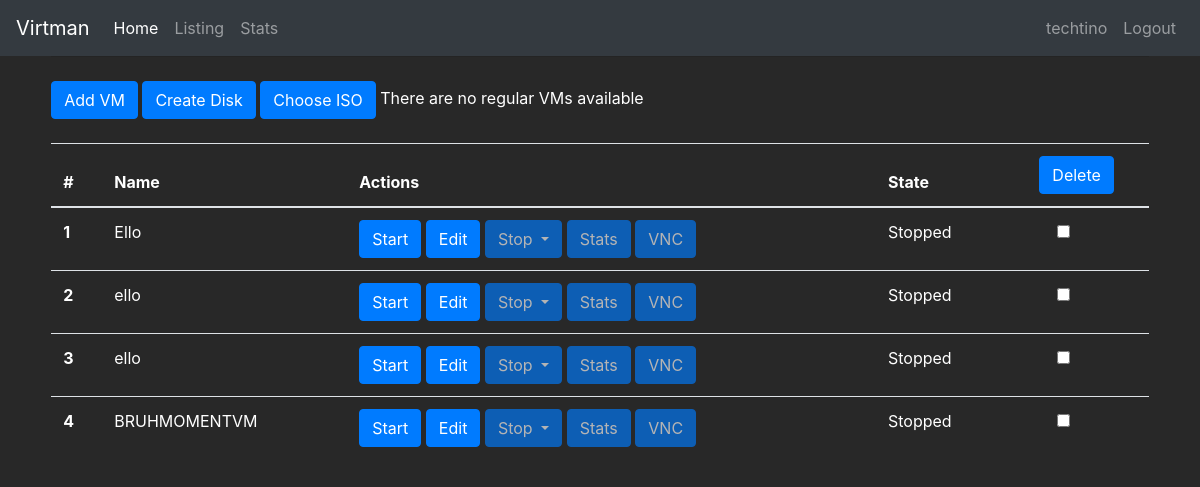
The app's page /manager/listing (signed in) with its own data.
### manager/models.py (models this page shows)
class customVM(models.Model):
    name = models.CharField(max_length=30)
    state = models.CharField(max_length=3)
    HYPERVISOR_CHOICES = (
        ('QEMU', 'QEMU'),
        ('Virtualbox', 'Virtualbox'),
        ('VMWare', 'VMWare'),)
    hypervisor = models.CharField(max_length=30,choices=HYPERVISOR_CHOICES)
    content = models.TextField()

### manager/views.py (the view)
# urls.py: path('listing', views.listing, name='listing'),
@login_required
def listing(request):
    VM_list = VM.objects.order_by('id')[:40]
    template = loader.get_template('listing.html')
    ip = socket.gethostname()
    custom_VM_list = customVM.objects.order_by('id')[:40]
    context = {
        'VM_list': VM_list,
        'ip': ip,
        'customVM_list' : custom_VM_list,
    }
    if request.method == "POST":
        IDs = request.POST.getlist('VMs')
        for id in IDs:
            VirtualMachine = VM.objects.get(id=id)
            LibvirtManagement.delVM(VirtualMachine)
            VirtualMachine.delete()
    return HttpResponse(template.render(context, request))

### manager/templates/listing.html (shortened to what this page needs)
{% extends "base.html" %}
{% block content %}
<div class="dropdown show">
<a class="btn btn-primary" href="/manager/add">Add VM</a>
<a class="btn btn-primary" href="/manager/createDisk">Create Disk</a>
<a class="btn btn-primary" href="/manager/uploadISO">Choose ISO</a>
{% if VM_list %}
<table class="table">
  <thead>
    <tr>
      <th scope="col">#</th>
      <th scope="col">Name</th>
      <th scope="col">CPU</th>
      <th scope="col">RAM</th>
      <th scope"col">Disk</th>
      <th scope="col">Hypervisor</th>
      <th scope="col">Actions</th>
      <th scope="col">State</th>
      <th scope="col" style="text-align: center"><button type="submit" class="btn btn-primary" form="delete_form">Delete</button></th>
    </tr>
  </thead>
  <tbody>
    {% for vm in VM_list %}
        <tr>
        <th scope="row">{{ forloop.counter}}</th>
        <td>{{vm.name}}</td>
        <td>{{vm.cpus}} Cores</td>
        <td>{{vm.ram}} MiB</td>
        <td>{{vm.storage_disk}}</td>
        <td>{{vm.hypervisor}}</td>
        <td>
        {% if vm.state == 'ON' %}
        <button type="button" class="btn btn-primary" disabled>Start</button>
        <button type="button" class="btn btn-primary" disabled>Edit</button>
        <button class="btn btn-primary dropdown-toggle" type="button" id="dropdownMenuButton" data-toggle="dropdown" aria-haspopup="true" aria-expanded="false">Stop</button>
        <div class="dropdown-menu" aria-labelledby="dropdownMenuButton">
          <a class="dropdown-item" href="/manager/{{ vm.id }}/shutdownVM">Shutdown</a>
          <a class="dropdown-item" href="/manager/{{ vm.id }}/restartVM">Restart</a>
          <a class="dropdown-item" href="/manager/{{ vm.id }}/stopVM">Force Off</a>
        </div>
        <a class="btn btn-primary" href="/manager/{{ vm.id }}/vnc?host={{ip}}&port=6080&autoconnect=true">VNC</a>
        <a class="btn btn-primary" href="/manager/{{ vm.id }}/viewStats">Stats</a>
        {% else %}
        <a class="btn btn-primary" href="/manager/{{ vm.id }}/startVM">Start</a>
        <a class="btn btn-primary" href="/manager/{{ vm.id }}/edit">Edit</a>
        <button type="button" class="btn btn-primary dropdown-toggle" disabled>Stop </button>
        <button type="button" class="btn btn-primary" disabled>Stats</button>
        <button type="button" class="btn btn-primary" disabled>VNC</button>
        {% endif %}
        {% if vm.state == "ON" %}
        <td>Running</td>
        <td style="text-align: center"><input class="form-check-input" type="checkbox" disabled></td>
        {% else %}
        <td>Stopped</td>
        <td style="text-align: center"><input class="form-check-input" form="delete_form" type="checkbox" value="{{ vm.id }}" id="{{ vm.id }}" name="VMs"></td>
        {% endif %}
        </td>
        </tr>
    {% endfor %}
  </tbody>
</table>
{% else %}
There are no regular VMs available
{% endif %}
<br>
<br>
{% if customVM_list and user.profile.advanced_mode %}
<table class="table">
  <thead>
    <tr>
      <th scope="col">#</th>
      <th scope="col">Name</th>
      <th scope="col">Actions</th>
      <th scope="col">State</th>
      <th scope="col" style="text-align: center"><button type="submit" class="btn btn-primary" form="delete_form">Delete</button></th>
    </tr>
  </thead>
  <tbody>
    {% for vm in customVM_list %}
        <tr>
        <th scope="row">{{ forloop.counter}}</th>
        <td>{{vm.name}}</td>
        <td>
        {% if vm.state == 'ON' %}
        <button type="button" class="btn btn-primary" disabled>Start</button>
        <button type="button" class="btn btn-primary" disabled>Edit</button>
        <button class="btn btn-primary dropdown-toggle" type="button" id="dropdownMenuButton" data-toggle="dropdown" aria-haspopup="true" aria-expanded="false">Stop</button>
        <div class="dropdown-menu" aria-labelledby="dropdownMenuButton">
          <a class="dropdown-item" href="/manager/{{ vm.id }}/shutdowncustomVM">Shutdown</a>
          <a class="dropdown-item" href="/manager/{{ vm.id }}/restartcustomVM">Restart</a>
          <a class="dropdown-item" href="/manager/{{ vm.id }}/stopcustomVM">Force Off</a>
        </div>
        <a class="btn btn-primary" href="/manager/{{ vm.id }}/customvnc?host={{ip}}&port=6080&autoconnect=true">VNC</a>
        <a class="btn btn-primary" href="/manager/{{ vm.id }}/viewcustomStats">Stats</a>
        {% else %}
        <a class="btn btn-primary" href="/manager/{{ vm.id }}/startCustomVM">Start</a>
        <a class="btn btn-primary" href="/manager/{{ vm.id }}/customedit">Edit</a>
        <button type="button" class="btn btn-primary dropdown-toggle" disabled>Stop </button>
        <button type="button" class="btn btn-primary" disabled>Stats</button>
        <button type="button" class="btn btn-primary" disabled>VNC</button>
        {% endif %}
        {% if vm.state == "ON" %}
        <td>Running</td>
        <td style="text-align: center"><input class="form-check-input" type="checkbox" disabled></td>
        {% else %}
        <td>Stopped</td>
        <td style="text-align: center"><input class="form-check-input" form="delete_form" type="checkbox" value="{{ vm.id }}" id="{{ vm.id }}" name="VMs"></td>
        {% endif %}
    {% endfor %}
  </tbody>
</table>
{% endif %}
{% endblock content %}

### manager/templates/base.html (shortened to what this page needs)
<!doctype html>
<html lang="en">
  <head>
    <link rel="stylesheet" href="https://stackpath.bootstrapcdn.com/bootstrap/4.1.3/css/bootstrap.min.css">
  </head>
  <body>
  <nav class="navbar navbar-expand-sm navbar-dark bg-dark">
  <a class="navbar-brand" href="#">Virtman</a>
  <ul class="navbar-nav mr-auto">
    <li class="nav-item active">
        <a class="nav-link" href="/manager/home">Home</a>
    </li>
    <li class="nav-item">
        <a class="nav-link" href="/manager/listing">Listing</a>
    </li>
    <li class="nav-item">
        <a class="nav-link" href="/manager/viewStats">Stats</a>
    </li>
  </ul>
  <ul class="nav navbar-nav navbar-right">
    {% if user.is_authenticated %}
    <li class="navbar-item">
      <a class="nav-link" href="/manager/profile">{{user.get_username}}</a>
    </li>
    <li class="nav-item">
        <a class="nav-link" href="/accounts/logout">Logout</a>
    </li>
    {% else %}
        <a class="nav-link" href="/accounts/login">Login</a>
    {% endif %}
  </ul>
  </nav>
	<div id="content" name="content" class="main">
		<div class="row justify-content-center">
			<div class="col-11">
        <hr class="mt-0 mb-4">
				{% block content %}
				{% endblock %}
			</div>
		</div>
	</div>
</body>
</html>

### manager/templates/base.html (style rules this page uses)
body { background-color: #282828; color: white; }

### records on screen
customVM: name "Ello"
customVM: name "ello"
customVM: name "ello"
customVM: name "BRUHMOMENTVM"

### other values on screen
{{ user.get_username }} "techtino"
